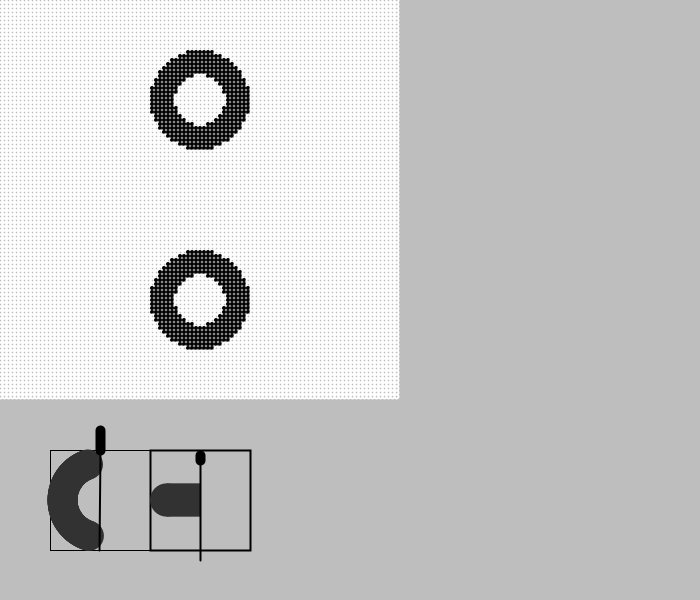
Frame 1 (no input)
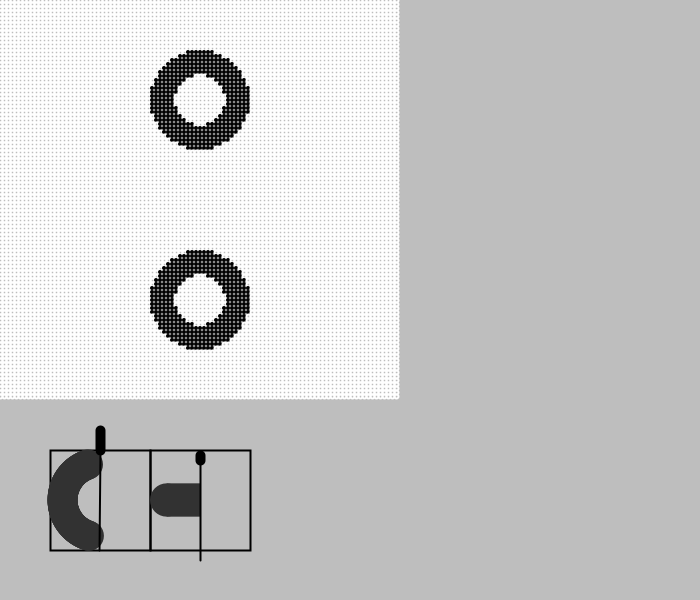
Frame 60 (the mouse pressed at the canvas centre just before this capture)
Frame 120 (the mouse held since frame 60 and released just before this capture): identical to frame 60, image omitted

The Processing sketch that drew these frames (run headless with seeded random() and noise(); from frame 60 on, the mouse is pressed at the canvas centre):

// Processing sketch: sketch1V2
// ── sketch1V2.pde
final float ZOOM = 4;//Smaller is more zoomed in

float probeX = 0;
float probeY = -1*ZOOM/2;
float probeZ = -1*ZOOM/2;
float probeXAng = PI/2;
float probeYAng = PI/2;


void setup() {
   size(700, 600);
}

void draw() {
  background(190);
   drawInput();
   drawScan3();
}

void drawInput(){
  final int X = 50;
  final int Y = 450;
  final int WIDTH = 100;
  final int HEIGHT = 100;
  drawModelSide(X,Y,WIDTH,HEIGHT);
  drawProbeSide(X,Y,WIDTH,HEIGHT);
  drawModelTop(X+WIDTH,Y,WIDTH,HEIGHT);
  drawProbeTop(X+WIDTH,Y,WIDTH,HEIGHT);
}

void drawModelSide(float X, float Y, float WIDTH, float HEIGHT){
  noFill();
  stroke(0);
  rect(X,Y,WIDTH,HEIGHT);
  final float RESOLUTION = 100;
  final float RAD = 0.75;
  final float DIAM = 0.3;
  final float MIN = 0.3;
  final float MAX = PI-MIN;
  for(int i=0; i < RESOLUTION; i++){
    noStroke();
     fill(50);
     float angle = MIN + (i*(MAX-MIN))/RESOLUTION;
     float x = 1-RAD*sin(angle);
     float y = 1+RAD*cos(angle);
     circle(X+x*WIDTH/2,Y+y*HEIGHT/2,DIAM*WIDTH);
  }
}

void drawProbeSide(float X, float Y, float WIDTH, float HEIGHT){
  final int PROBE_LENGTH = 20;
  final int SIGHT_LENGTH = 100;
  
  float x = probeX*30+X+WIDTH/2;
  stroke(0);
  strokeWeight(10);
  line(x-PROBE_LENGTH*cos(probeXAng),Y-PROBE_LENGTH*sin(probeXAng),x,Y);
  
  strokeWeight(2);
  line(x+SIGHT_LENGTH*cos(probeXAng),Y+SIGHT_LENGTH*sin(probeXAng),x,Y);
}

void drawModelTop(float X, float Y, float WIDTH, float HEIGHT){
  noFill();
  stroke(0);
  rect(X,Y,WIDTH,HEIGHT);
  WIDTH/=3;
  HEIGHT/=3;
  final float RAD = 0.5;
  final float DIAM = 1;
  final float MIN = RAD;
  final float MAX = DIAM+RAD;
  noStroke();
  fill(50);
  circle(X+WIDTH*RAD, Y+1.5*HEIGHT, WIDTH*RAD*2);
  rect(X+WIDTH*RAD,Y+HEIGHT,2*WIDTH*RAD,2*WIDTH*RAD);
}

void drawProbeTop(float X, float Y, float WIDTH, float HEIGHT){
  final int PROBE_LENGTH = 5;
  final int SIGHT_LENGTH = 100;
  
  float x = probeX*30+X+WIDTH/2;
  float y = probeZ*20+Y+HEIGHT/2;
  stroke(0);
  strokeWeight(10);
  line(x-PROBE_LENGTH*cos(probeXAng),y-PROBE_LENGTH*sin(probeXAng),x,y);
  
  strokeWeight(2);
  line(x+SIGHT_LENGTH*cos(probeYAng),y+SIGHT_LENGTH*sin(probeYAng),x,y);
}


void keyPressed(){
  float smallInc = 0.1;
  float bigInc = 1;
  if(key == 'd'){
    probeX+=smallInc;
  } else if(key == 'D'){
    probeX+=bigInc;
  } else if(key == 'a'){
    probeX-=smallInc;
  } else if(key == 'A'){
    probeX-=bigInc;
  }
  
  if(key == 't'){
    probeXAng+=smallInc;
  } else if(key == 'T'){
    probeXAng+=bigInc;
  } else if(key == 'g'){
    probeXAng-=smallInc;
  } else if(key == 'G'){
    probeXAng-=bigInc;
  }
  
  if(key == 'r'){
    probeYAng+=smallInc;
  } else if(key == 'R'){
    probeYAng+=bigInc;
  } else if(key == 'f'){
    probeYAng-=smallInc;
  } else if(key == 'F'){
    probeYAng-=bigInc;
  }
  
  if(key == 'y'){
    probeY+=smallInc;
  } else if(key == 'Y'){
    probeY+=bigInc;
  } else if(key == 'h'){
    probeY-=smallInc;
  } else if(key == 'H'){
    probeY-=bigInc;
  }
  
  if(key == 's'){
    probeZ+=smallInc;
  } else if(key == 'S'){
    probeZ+=bigInc;
  } else if(key == 'w'){
    probeZ-=smallInc;
  } else if(key == 'W'){
    probeZ-=bigInc;
  }
  
  probeXAng=max(probeXAng, 0);
  probeXAng=min(probeXAng, PI);
  probeYAng=max(probeYAng, 0);
  probeYAng=min(probeYAng, PI);
  println(probeYAng);
}

//Render engine
boolean isBaby(float x, float y, float z){
  final float mainDiam = 1;
  final float minorDiam = 0.5;
  if(x<0 && inTorus(x,y,z,mainDiam,minorDiam) && !inTorus(x,y,z,mainDiam,minorDiam/2)){
    return true;
  }
  return false;
}

boolean inTorus(float x, float y, float z, float mainDiam, float minorDiam){
  return sq(mainDiam - sqrt(x*x + y*y)) + z*z < minorDiam*minorDiam;
}

boolean isBaby2(float x, float y, float z){
  float dist = sqrt(x*x + y*y +z*z);
  if(dist<1 && dist > 0.5){
    return true;
  }
  return false;
}

void drawScan(){//no angles
  int gridSize = 200;
   int iterCount = 100;
   float min = -2;
   float max = 2;
   float range = max-min;
   for(int i=0; i < iterCount; i++){
     for(int j=0; j < iterCount; j++){
       float isX = probeX;
       float isY = min + (i*range/iterCount);
       float isZ = min + (j*range/iterCount);
       noFill();
       stroke(255);
        if(isBaby(isX, isY, isZ)){
          fill(0);
          noStroke();
        }
        circle(i*gridSize/iterCount, j*gridSize/iterCount, gridSize/iterCount);
     }
   }
}

void drawScan2(){//no angles
  int gridSize = 200;
   int iterCount = 100;
   float range = ZOOM;
   for(int i=0; i < iterCount; i++){
     for(int j=0; j < iterCount; j++){
       float I = (i*range/iterCount);
       float J = (j*range/iterCount);
       float isX = probeX+I*cos(probeXAng);
       float isY = probeY + I*sin(probeXAng);
       float isZ = probeZ + J;
       noFill();
       stroke(255);
        if(isBaby(isX, isY, isZ)){
          fill(0);
          noStroke();
        }
        circle(i*gridSize/iterCount, j*gridSize/iterCount, gridSize/iterCount);
     }
   }
}

void drawScan3(){//no angles
  int gridSize = 400;
   int iterCount = 100;
   float range = ZOOM;
   for(int i=0; i < iterCount; i++){
     for(int j=0; j < iterCount; j++){
       float I = (i*range/iterCount);
       float J = (j*range/iterCount);
       float isX = probeX+I*cos(probeXAng) + J*cos(probeYAng);
       float isY = probeY + I*sin(probeXAng);
       float isZ = probeZ + J*sin(probeYAng);
       noFill();
       stroke(255);
        if(isBaby(isX, isY, isZ)){
          fill(0);
          noStroke();
        }
        circle(j*gridSize/iterCount, i*gridSize/iterCount, gridSize/iterCount);
     }
   }
}
